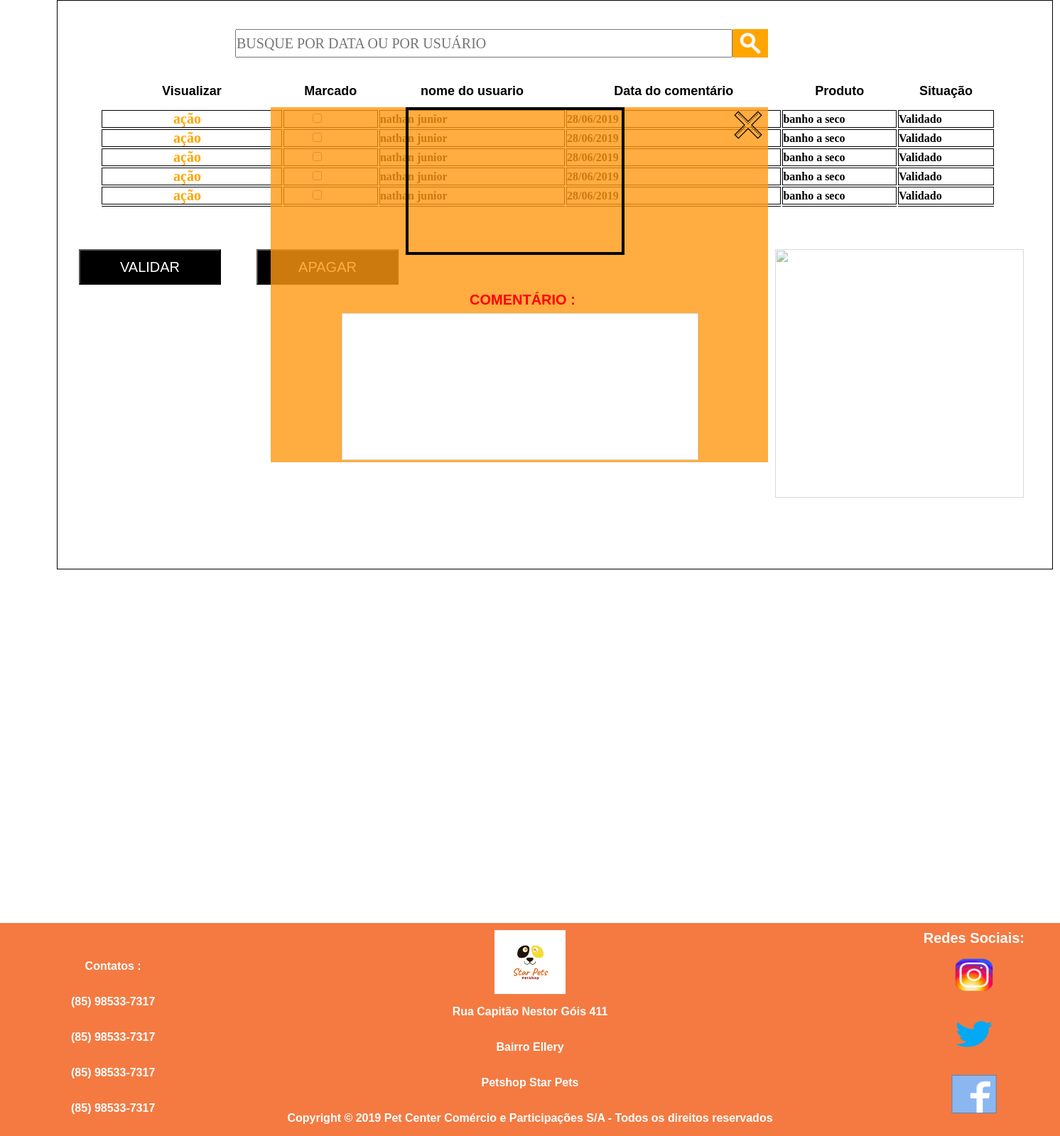
Page /admincomen.php on the committed database.
### tables this page shows
CREATE TABLE IF NOT EXISTS `comentario` (
  `idcomentario` int(11) NOT NULL AUTO_INCREMENT,
  `corpo` varchar(145) NOT NULL,
  `validado` tinyint(1) NOT NULL,
  `cliente_idcliente` int(11) NOT NULL,
  `produto_idproduto` int(11) NOT NULL,
  `data` date NOT NULL,
  `avaliacao` int(11) NOT NULL,
  PRIMARY KEY (`idcomentario`),
  KEY `fk_comentario_cliente1_idx` (`cliente_idcliente`),
  KEY `fk_comentario_produto1_idx` (`produto_idproduto`)
);

CREATE TABLE IF NOT EXISTS `cliente` (
  `idcliente` int(11) NOT NULL AUTO_INCREMENT,
  `nome` varchar(45) NOT NULL,
  `endereco` varchar(150) NOT NULL,
  `email` varchar(100) NOT NULL,
  `senha` varchar(45) NOT NULL,
  `imagem` varchar(145) DEFAULT NULL,
  `cpf` varchar(45) NOT NULL,
  `cep` varchar(45) NOT NULL,
  `telefone` varchar(45) NOT NULL,
  PRIMARY KEY (`idcliente`)
);

CREATE TABLE IF NOT EXISTS `produto` (
  `idproduto` int(11) NOT NULL AUTO_INCREMENT,
  `nome` varchar(100) NOT NULL,
  `info_aditiva` varchar(300) NOT NULL,
  `descricao` varchar(100) NOT NULL,
  `imagem` varchar(100) NOT NULL,
  `categoriaproduto_idcategoriaproduto` int(11) NOT NULL,
  `valor` float NOT NULL,
  PRIMARY KEY (`idproduto`,`categoriaproduto_idcategoriaproduto`),
  KEY `fk_produto_categoriaproduto1_idx` (`categoriaproduto_idcategoriaproduto`)
);

### admincomen.php (the view, shortened to what this page needs)
<!DOCTYPE html>
<html>
<head>
	<link rel="stylesheet" type="text/css" href="css/cssadmin.css">
</head>
<body>
<div id="espaco1">
	 <form class="pesquisa" id="pescomxu" method="POST" action="php/addcatcomentario.php">
<input type="search" class="texto" placeholder="BUSQUE POR DATA OU POR USUÁRIO" name="buscacomxu" id="buscacomxu">
<img src="img/lupa.png" class="btn" >
</form>
    <form action="php/addcatcomentario.php" method="POST" id="validacomm">
 <div class="rolagemlegal" id="rolagemlegal3">
    <table class="tabelaEditavel" id="tabelamaior">
    <thead>
            <tr>
                <th>Visualizar</th>
                <th>Marcado</th>
                <th>nome do usuario</th>
                <th>Data do comentário</th>
                <th>Produto</th>
                <th>Situação</th>
            </tr>
        </thead>
        <tbody>
            <?php
include 'testephp/Conexao.php';
$sql1= "select co.data,co.corpo,co.avaliacao,p.idproduto,c.nome,c.imagem,c.idcliente,co.idcomentario,p.nome,co.validado from comentario as co join produto as p
on p.idproduto = co.produto_idproduto
join cliente c
on c.idcliente=co.cliente_idcliente
 order by co.idcomentario DESC";
 $fica=mysqli_query($con,$sql1);
 while($vreg= mysqli_fetch_row($fica)){
$data = explode("-", $vreg[0]);
echo"
    <tr>
<td><a href='php/addcatcomentario1.php?cli=$vreg[6]&com=$vreg[7]' class='link' onclick='abreinfo3()'>ação</a></td>
<td><input type='checkbox' name='aw[]' value='$vreg[7]' class='checkbox'></td>
<td>$vreg[4]</td>
<td>$data[2]/$data[1]/$data[0]</td>
<td>$vreg[8]</td>";
if ($vreg[9]) {
   echo "<td>Validado</td>";
}else{
   echo "<td>Não Validado</td></tr>";
}
 }
 ?>
        </tbody>
    </table>
</div>
<input type="submit" value="Validar" class="forn" id="forn1">
<input type="reset" value="apagar" class="forn" id="forn2">
</form>
<div class="info-vendas" id="info-altera-forn1">
 <img src="img/x.png" class="x" onclick="fechainfo3()" >
<div class="espaco-foto">
</div>
<legend id="legcom">Comentário :</legend>
<textarea class="textarea" id="textareacom" disabled></textarea>
</div>
<div id="image-deco">
<img src="img/men.png">
</div>
</div>
<footer>
<div class="inforodape" id="end">
	<img src="img/logostar.png" id="idlogrod">
<ul>
<li>Rua Capitão Nestor Góis 411</li>
<li>Bairro Ellery </li>
<li>Petshop Star Pets</li>
<li>Copyright © 2019 Pet Center Comércio e Participações S/A - Todos os direitos reservados</li>
</ul>
</div>
<div class="inforodape" id="contato">
<ul>
<li>Contatos :</li>
<li>(85) 98533-7317</li>
<li>(85) 98533-7317</li>
<li>(85) 98533-7317</li>
<li>(85) 98533-7317</li>
</ul>
</div>
<div class="inforodape" id="redes">
<ul>
<h1 id="rs">Redes Sociais:</h1>
<li><img src="img/insta2.png" class="rede1"></li>
<li><img src="img/tt1.png" class="rede1"></li>
<li><img src="img/face1.png" class="rede1"></li>
</ul>
</div>
</footer>
</body>
</html>

### css/cssadmin.css (style rules this page uses)
* { padding:0px; margin:0px; }
body { overflow-x:hidden; }
footer { top:1300px; height:300px; position:relative; background-color:#f47a42; font-family:'Arial'; color:white; text-align:center; }
.inforodape ul li { font-weight:bold; padding-top: 22px; padding-bottom:10px; }
#idlogrod { position:relative; top:10px; width:100px; height:90px; }
#contato { left:100px; top:30px; position:absolute; float:left; }
#contato ul { list-style:none; }
#redes { position:absolute; top:10px; right:50px; float:right; }
#redes ul { list-style:none; }
.rede1 { width:70px; height:60px; }
#redes ul li { padding-top:10px; }
#rs { font-size:20px; }
.pesquisa { position:absolute; width:1000px; height:50px; top:40px; left:250px; }
.texto { width:700px; height:40px; float:left; color:black; font-family: 'Arial '; font-size:20px; background-color:rgb (0, 230, 230); }
.btn { width:30px; height:30px; background-color:orange; padding : 5px 10px; cursor : pointer; }
.tabelaEditavel { position:absolute; top:0px; left:60px; width:90%; color:black; font-weight: bold; }
#tabelamaior { width:90%; height:140px; }
#tabelamaior th { height:50px; font-family:arial; font-size:18px; }
#tabelamaior a { padding-left:100px; font-size:20px; }
.checkbox { padding-left:120px; }
.tabelaEditavel td { border:solid 1px; }
.rolagemlegal { width:100%; position:absolute; top:100px; height:400px; overflow:auto; overflow-x:hidden; }
#rolagemlegal3 { height:190px; }
.link { text-decoration:none; color:orange; }
.info-vendas { position:absolute; width: 800px; height:500px; left:210px; top:150px; background-color:rgb(255, 152, 17,.8); display:none; }
.info-vendas legend { font-weight:bold; position:absolute; top:430px; font-family:arial; font-size:30px; color:black; margin-left:10px; }
.x { position:absolute; width:50px; height:50px; float:right; right:3px; top:0px; }
.textarea { resize: none; position:absolute; top:425px; left:400px; font-size:30px; color:white; font-weight:bold; background-color:black; text-align:center; padding-top:5px; }
#textareacom { top:290px; left:100px; width:500px; height:200px; background-color:white; }
.checkbox { margin-left:40px; font-size:30px; cursor:pointer; }
.forn { position:absolute; top:350px; width:200px; height:50px; font-size:20px; color:white; background-color:black; text-transform:uppercase; }
#forn2 { left:280px; }
#forn1 { left:30px; }
#info-altera-forn1 { display:block; z-index:3; width:700px; left:300px; }
#info-altera-forn1 legend { position:relative; top:260px; left:270px; font-weight:bold; text-transform:uppercase; }
#espaco1 { position:absolute; left:80px; width:1400px; height:800px; border:1px solid black; }
#image-deco { position:absolute; opacity:0.6; right:40px; top:350px; }
#image-deco img { width:350px; height:350px; }
.espaco-foto { position:absolute; width:300px; height:200px; border:4px solid black; background-size:cover; left:190px; }
#legcom { position:relative; font-family:arial; font-size:20px; color:red; top:100px; left:30px; }

### rows in the picture
comentario: cliente_idcliente.nome "nathan junior", data "28", data "06", data "2019", produto.nome "banho a seco", validado "Validado"
comentario: cliente_idcliente.nome "nathan junior", data "28", data "06", data "2019", produto.nome "banho a seco", validado "Validado"
comentario: cliente_idcliente.nome "nathan junior", data "28", data "06", data "2019", produto.nome "banho a seco", validado "Validado"
comentario: cliente_idcliente.nome "nathan junior", data "28", data "06", data "2019", produto.nome "banho a seco", validado "Validado"
comentario: cliente_idcliente.nome "nathan junior", data "28", data "06", data "2019", produto.nome "banho a seco", validado "Validado"
